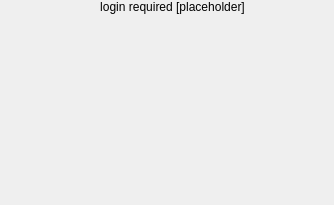
<?xml version="1.0" encoding="UTF-8"?>
<ui version="4.0">
 <class>OAuthLoginRequiredWidget</class>
 <widget class="QWidget" name="OAuthLoginRequiredWidget">
  <property name="geometry">
   <rect>
    <x>0</x>
    <y>0</y>
    <width>334</width>
    <height>205</height>
   </rect>
  </property>
  <property name="windowTitle">
   <string>OAuthLoginRequiredWidget</string>
  </property>
  <layout class="QVBoxLayout" name="verticalLayout" stretch="1">
   <property name="topMargin">
    <number>0</number>
   </property>
   <property name="rightMargin">
    <number>0</number>
   </property>
   <property name="bottomMargin">
    <number>0</number>
   </property>
   <item>
    <widget class="QLabel" name="loginRequiredLabel">
     <property name="text">
      <string notr="true">login required [placeholder]</string>
     </property>
     <property name="alignment">
      <set>Qt::AlignHCenter|Qt::AlignTop</set>
     </property>
     <property name="wordWrap">
      <bool>true</bool>
     </property>
    </widget>
   </item>
  </layout>
 </widget>
 <resources>
  <include location="../../resources/client.qrc"/>
 </resources>
 <connections/>
</ui>
